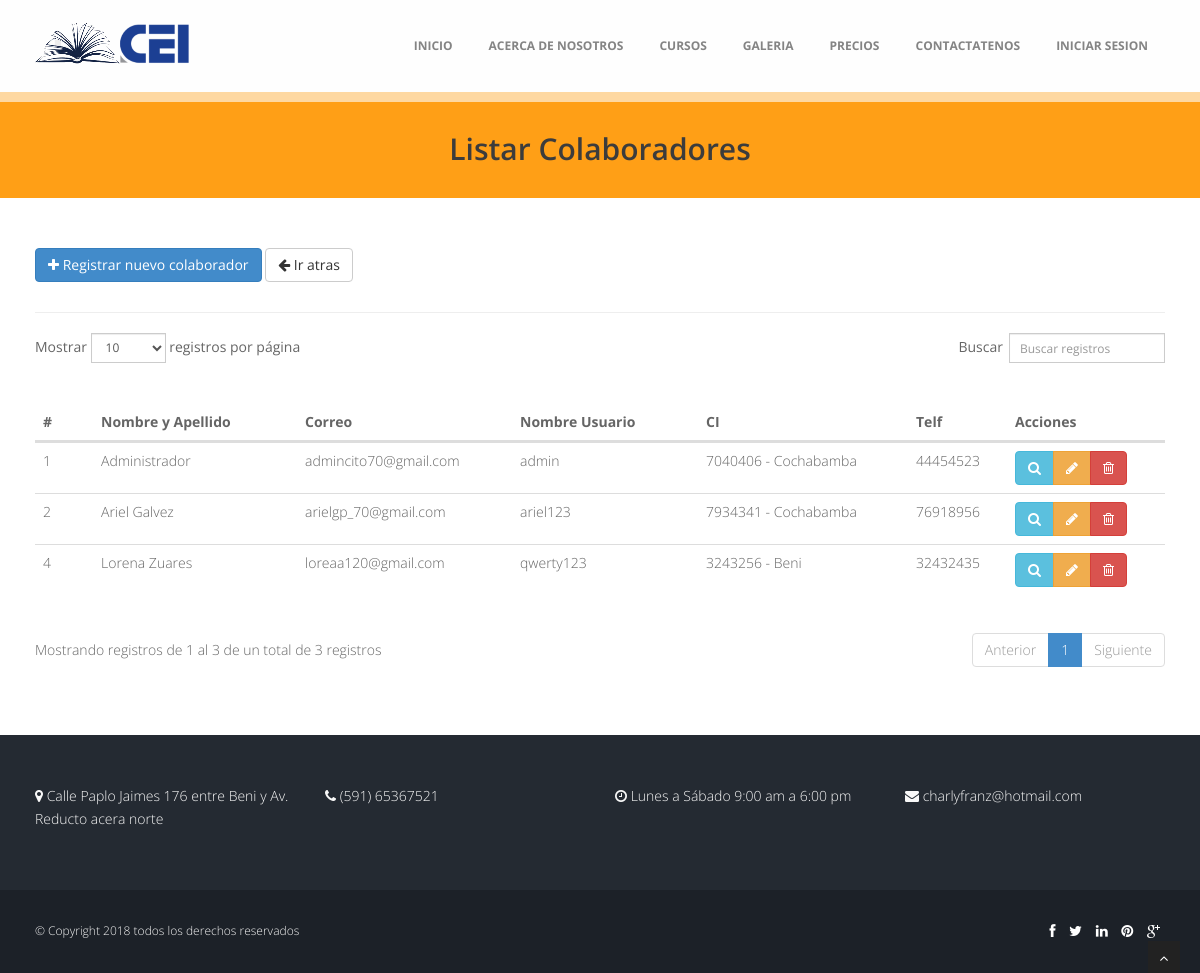
The app's page /index.php/admin/colaboradores with its own data.
### tables this page shows
CREATE TABLE `usuario` (
  `ID_USUARIO` int(11) NOT NULL,
  `ID_TIPO_USUARIO` int(11) DEFAULT NULL,
  `NOMBRE_COMPLETO` varchar(30) DEFAULT NULL,
  `CORREO` varchar(30) DEFAULT NULL,
  `DEPARTAMENTO` varchar(30) DEFAULT NULL,
  `CI` int(11) DEFAULT NULL,
  `TELF` int(11) DEFAULT NULL,
  `HABILITADO` tinyint(1) DEFAULT NULL,
  `NOMBRE_USUARIO` varchar(20) DEFAULT NULL,
  `CLAVE` varchar(100) DEFAULT NULL,
  `CLAVE_TEMPORAL` varchar(100) DEFAULT NULL
);

### application/controllers/admin/colaboradores.php (called while the page is built, shortened)
<?php
class Colaboradores extends CI_Controller {
  public function __construct(){
    $this->load->model("model_colaboradores");
  }
	public function index(){
    $data = array(
      'usuarios' => $this->model_colaboradores->getColaboradores(),
    );
		$this->load->view('header');
		$this->load->view('admin/colaboradores/c_vista_listar', $data);
		$this->load->view('footer');
  }
}

### index.php (called while the page is built, shortened)
<?php
require_once BASEPATH.'core/CodeIgniter.php';

### application/models/model_colaboradores.php (called while the page is built, shortened)
<?php
class Model_colaboradores extends CI_Model {
  public function getColaboradores(){
    $resultados = $this->db->get("usuario");
    return $resultados->result();
  }
}

### application/views/admin/colaboradores/c_vista_listar.php (the view, shortened to what this page needs)
<section id="inner-headline">
	<div class="container">
		<div class="row">
			<div class="col-lg-12">
				<h2 class="pageTitle"> Listar Colaboradores
				</h2>
			</div>
		</div>
	</div>
	</section>
	<section id="content">
		<div class="container">
    <div class="row">
      <div class="col-md-12">
        <a href="<?php echo base_url();?>admin/colaboradores/add" class="btn btn-primary btn-flat"><span class="fa fa-plus"></span> Registrar nuevo colaborador</a>
        <a href="<?php echo base_url();?>" class="btn btn-default btn-flat"><span class="fa fa-arrow-left"></span> Ir atras</a>
      </div>
    </div><hr>
    <div class="row">
      <div class="col-md-12">
        <table id="example1" class="table">
          <thead>
            <tr>
              <th>#</th>
              <th>Nombre y Apellido</th>
              <th>Correo</th>
              <th>Nombre Usuario</th>
              <th>CI</th>
              <th>Telf</th>
              <th>Acciones</th>
            </tr>
          </thead>
          <tbody>
            <?php if(!empty($usuarios)):?>
            <?php foreach($usuarios as $user):?>
            <tr>
              <td><?php echo $user->ID_USUARIO;?></td>
              <td><?php echo $user->NOMBRE_COMPLETO;?></td>
              <td><?php echo $user->CORREO;?></td>
              <td><?php echo $user->NOMBRE_USUARIO;?></td>
              <td><?php echo $user->CI.' - '.$user->DEPARTAMENTO;?></td>
              <td><?php echo $user->TELF;?></td>
              <?php $data_user = $user->ID_USUARIO."*".$user->NOMBRE_COMPLETO."*".$user->CORREO."*".$user->DEPARTAMENTO."*".$user->CI."*".$user->TELF."*".$user->HABILITADO."*".$user->NOMBRE_USUARIO; ?>
              <td>
              <div class="btn-group text-center">
              <button type="button" class="btn btn-info btn-ver-colaborador" data-toggle="modal" data-target="#myModal" value="<?php echo $data_user;?>" id="btn-ver-colaborador" title="Ver detalle">
                  <span class="fa fa-search"></span>
                </button>
                <a href="<?php echo base_url()?>admin/colaboradores/edit/<?php echo $user->ID_USUARIO;?>" class="btn btn-warning" title="Editar">
                  <span class="fa fa-pencil"></span>
                </a>
                <a href="<?php echo base_url()?>admin/colaboradores/delete/<?php echo $user->ID_USUARIO;?>" class="btn btn-danger btn-delete" id="btn-delete" title="Eliminar">
                  <span class="fa fa-trash-o"></span>
                </a>
              </div>
              </td>
            </tr>
            <?php endforeach;?>
            <?php endif;?>
          </tbody>
        </table>
      </div>
    </div>
    </div>
</section>

### application/views/header.php (shortened to what this page needs)
<!DOCTYPE html>
<html lang="en">
<head>
<link href="<?php echo base_url(); ?>assets/css/bootstrap.min.css" rel="stylesheet" />
<link href="<?php echo base_url(); ?>assets/css/fancybox/jquery.fancybox.css" rel="stylesheet">
<link href="<?php echo base_url(); ?>assets/css/jcarousel.css" rel="stylesheet" />
<link href="<?php echo base_url(); ?>assets/css/flexslider.css" rel="stylesheet" />
<link href="<?php echo base_url(); ?>assets/js/owl-carousel/owl.carousel.css" rel="stylesheet">
<link href="<?php echo base_url(); ?>assets/css/style.css" rel="stylesheet" />
<link rel="stylesheet" href="<?php echo base_url(); ?>assets/datatables.net-bs/css/dataTables.bootstrap.min.css">
<link rel="stylesheet" href="<?php echo base_url(); ?>assets/bootstrap-datepicker/dist/css/bootstrap-datepicker.min.css">
  <link rel="stylesheet" href="<?php echo base_url(); ?>assets/select2/dist/css/select2.min.css">
</head>
<body>
<div id="wrapper">
	<header>
        <div class="navbar navbar-default navbar-static-top">
            <div class="container">
                <div class="navbar-header">
                    <a class="navbar-brand" href="<?php echo base_url(); ?>"><img src="<?php echo base_url(); ?>assets/img/logo.png" alt="logo"/></a>
                </div>
                <div class="navbar-collapse collapse ">
                    <ul class="nav navbar-nav">
                        <li><a href="<?php echo base_url(); ?>">Inicio</a></li>
                        <?php
                            if(!$this->session->userdata("NOMBRE_USUARIO")){
                        ?>      <li><a href="<?php echo base_url()?>nosotros">Acerca de nosotros</a></li>
                                <li><a href="<?php echo base_url()?>cursos">Cursos</a></li>
                                <li><a href="<?php echo base_url()?>galeria">Galeria</a></li>
                                <li><a href="<?php echo base_url()?>precios">Precios</a></li>
                                <li><a href="<?php echo base_url()?>contactenos">Contactatenos</a></li>
                                <li><a href="<?php echo base_url()?>login">Iniciar sesion</a></li>
                        <?php
                            }
                        ?>
                    </ul>
                </div>
            </div>
        </div>
	</header>

### application/views/footer.php (shortened to what this page needs)
<footer>
	<div class="container">
		<div class="row">
			<div class="col-lg-3">
				<div class="widget">
					<p><i class="fa fa-map-marker"></i> Calle Paplo Jaimes 176 entre Beni y Av. Reducto acera norte</p>
				</div>
			</div>
			<div class="col-lg-3">
				<div class="widget">
					<p><i class="fa fa-phone"></i> (591) 65367521</p>
				</div>
			</div>
			<div class="col-lg-3">
				<div class="widget">
					<p><i class="fa fa-clock-o"></i> Lunes a Sábado 9:00 am a 6:00 pm </p>
				</div>
			</div>
			<div class="col-lg-3">
				<div class="widget">
					<p><i class="fa fa-envelope"></i> charlyfranz@hotmail.com</p>
				</div>
			</div>
		</div>
	</div>
	<div id="sub-footer">
		<div class="container">
			<div class="row">
				<div class="col-lg-6">
					<div class="copyright">
						<p>
							<span>&copy; Copyright 2018 todos los derechos reservados </span>
						</p>
					</div>
				</div>
				<div class="col-lg-6">
					<ul class="social-network">
						<li><a href="#" data-placement="top" title="Facebook"><i class="fa fa-facebook"></i></a></li>
						<li><a href="#" data-placement="top" title="Twitter"><i class="fa fa-twitter"></i></a></li>
						<li><a href="#" data-placement="top" title="Linkedin"><i class="fa fa-linkedin"></i></a></li>
						<li><a href="#" data-placement="top" title="Pinterest"><i class="fa fa-pinterest"></i></a></li>
						<li><a href="#" data-placement="top" title="Google plus"><i class="fa fa-google-plus"></i></a></li>
					</ul>
				</div>
			</div>
		</div>
	</div>
	</footer>
</div>
<a href="#" class="scrollup"><i class="fa fa-angle-up active"></i></a>
</body>
</html>

### assets/css/style.css (style rules this page uses)
body { font-family:'Open Sans', Arial, sans-serif; font-size:14px; font-weight:300; line-height:1.6em; color:#656565; }
h1,h2, h3, h4, h5, h6 { font-family:'Open Sans', Arial, sans-serif; font-weight: 600; line-height:1.1em; color: #3C3C3C; margin-bottom: 20px; }
.container { padding:0 20px 0 20px; position:relative; }
#wrapper { width:100%; margin:0; padding:0; }
.row,.row-fluid { margin-bottom:30px; }
header .navbar { margin-bottom: 0; }
.navbar-default { border: none; }
.navbar-brand { color: #222; text-transform: uppercase; font-size: 24px; font-weight: 700; line-height: 1em; letter-spacing: -1px; margin-top: 13px; padding: 0 0 0 15px; }
.navbar-default .navbar-brand { color: #61B331;margin-top: 23px; }
header .navbar-collapse ul.navbar-nav { float: right; margin-right: 0; }
header .navbar-default { background-color: #FEFEFE; }
header .navbar { min-height: 70px; padding: 0; }
header .navbar-nav > li > a { padding-bottom: 6px; padding-top: 5px; margin-left: 2px; line-height: 30px; font-weight: 700; -webkit-transition: all .3s ease; -moz-transition: all .3s ease; -ms-transition: all .3s ease; -o-transition: all .3s ease; transition: all .3s ease; }
header ul.nav li { border:none; margin:0; }
header ul.nav li a { font-size:12px; border:none; font-weight:700; text-transform:uppercase; }
.navbar .nav > li > a { color: #848484; text-shadow: none; border: 1px solid rgba(255, 255, 255, 0) !important; padding: 30px 16px; }
.pageTitle { color: #3C3C3C;margin: 30px 0 3px;display: inline-block; }
#content { position:relative; background:#fff; padding:50px 0 0px 0; }
#inner-headline { background: #FF9F16; position:relative; margin:0; padding:0; color:#fefefe; border-top: 10px solid #FED8A1; text-align: center; }
footer { background: #242A32; }
footer { padding:50px 0 0 0; color:#f8f8f8; }
footer a { color:#fff; }
ul.social-network { list-style:none; margin:0; }
ul.social-network li { display:inline; margin: 0 5px; }
#sub-footer { text-shadow:none; color:#f5f5f5; padding:0; padding-top:30px; margin:20px 0 0 0; background: #1C2128; }
#sub-footer p { margin:0; padding:0; }
#sub-footer span { color:#f5f5f5; }
.copyright { text-align:left; font-size:12px; }
#sub-footer ul.social-network { float:right; }
.scrollup { position:fixed; width:32px; height:32px; bottom:0px; right:20px; background: #222; }
a.scrollup { outline:0; text-align: center; }
a.scrollup i { margin-top: 10px; color: #fff; }

### records on screen
usuario: ID_USUARIO "1", NOMBRE_COMPLETO "Administrador", CORREO "admincito70@gmail.com", NOMBRE_USUARIO "admin", CI "7040406", DEPARTAMENTO "Cochabamba", TELF "44454523", HABILITADO 1 (drawn)
usuario: ID_USUARIO "2", NOMBRE_COMPLETO "Ariel Galvez", CORREO "arielgp_70@gmail.com", NOMBRE_USUARIO "ariel123", CI "7934341", DEPARTAMENTO "Cochabamba", TELF "76918956", HABILITADO 1 (drawn)
usuario: ID_USUARIO "4", NOMBRE_COMPLETO "Lorena Zuares", CORREO "loreaa120@gmail.com", NOMBRE_USUARIO "qwerty123", CI "3243256", DEPARTAMENTO "Beni", TELF "32432435", HABILITADO 1 (drawn)
